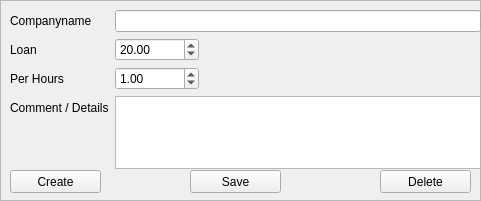
        <widget class="QFrame" name="frame_4">
         <property name="geometry">
          <rect>
           <x>10</x>
           <y>190</y>
           <width>481</width>
           <height>201</height>
          </rect>
         </property>
         <property name="sizePolicy">
          <sizepolicy hsizetype="Expanding" vsizetype="Expanding">
           <horstretch>0</horstretch>
           <verstretch>0</verstretch>
          </sizepolicy>
         </property>
         <property name="frameShape">
          <enum>QFrame::StyledPanel</enum>
         </property>
         <property name="frameShadow">
          <enum>QFrame::Raised</enum>
         </property>
         <widget class="QWidget" name="formLayoutWidget_2">
          <property name="geometry">
           <rect>
            <x>10</x>
            <y>10</y>
            <width>471</width>
            <height>159</height>
           </rect>
          </property>
          <layout class="QFormLayout" name="formLayout_2">
           <property name="sizeConstraint">
            <enum>QLayout::SetMaximumSize</enum>
           </property>
           <property name="fieldGrowthPolicy">
            <enum>QFormLayout::ExpandingFieldsGrow</enum>
           </property>
           <property name="labelAlignment">
            <set>Qt::AlignLeading|Qt::AlignLeft|Qt::AlignVCenter</set>
           </property>
           <item row="0" column="0">
            <widget class="QLabel" name="label_3">
             <property name="text">
              <string>Companyname</string>
             </property>
            </widget>
           </item>
           <item row="0" column="1">
            <widget class="QLineEdit" name="companyname">
             <property name="text">
              <string/>
             </property>
            </widget>
           </item>
           <item row="1" column="0">
            <widget class="QLabel" name="label_4">
             <property name="text">
              <string>Loan</string>
             </property>
            </widget>
           </item>
           <item row="1" column="1">
            <widget class="QDoubleSpinBox" name="loan">
             <property name="decimals">
              <number>2</number>
             </property>
             <property name="maximum">
              <double>99999999.989999994635582</double>
             </property>
             <property name="value">
              <double>20.000000000000000</double>
             </property>
            </widget>
           </item>
           <item row="2" column="0">
            <widget class="QLabel" name="label_24">
             <property name="text">
              <string>Per Hours</string>
             </property>
            </widget>
           </item>
           <item row="2" column="1">
            <widget class="QDoubleSpinBox" name="perHours">
             <property name="decimals">
              <number>2</number>
             </property>
             <property name="maximum">
              <double>99999999.989999994635582</double>
             </property>
             <property name="value">
              <double>1.000000000000000</double>
             </property>
            </widget>
           </item>
           <item row="3" column="1">
            <widget class="QTextEdit" name="companydescription"/>
           </item>
           <item row="3" column="0">
            <widget class="QLabel" name="label_35">
             <property name="text">
              <string>Comment / Details</string>
             </property>
            </widget>
           </item>
          </layout>
         </widget>
         <widget class="QPushButton" name="createCompany">
          <property name="geometry">
           <rect>
            <x>10</x>
            <y>170</y>
            <width>91</width>
            <height>23</height>
           </rect>
          </property>
          <property name="text">
           <string>Create</string>
          </property>
         </widget>
         <widget class="QPushButton" name="saveCompany">
          <property name="geometry">
           <rect>
            <x>190</x>
            <y>170</y>
            <width>91</width>
            <height>23</height>
           </rect>
          </property>
          <property name="text">
           <string>Save</string>
          </property>
         </widget>
         <widget class="QPushButton" name="deleteCompany">
          <property name="geometry">
           <rect>
            <x>380</x>
            <y>170</y>
            <width>91</width>
            <height>23</height>
           </rect>
          </property>
          <property name="text">
           <string>Delete</string>
          </property>
         </widget>
        </widget>
